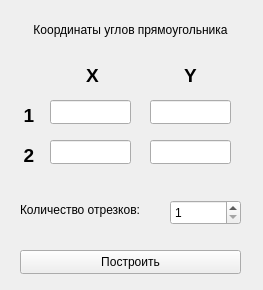
<?xml version="1.0" encoding="UTF-8"?>
<ui version="4.0">
 <class>MainWindow</class>
 <widget class="QMainWindow" name="MainWindow">
  <property name="geometry">
   <rect>
    <x>0</x>
    <y>0</y>
    <width>263</width>
    <height>290</height>
   </rect>
  </property>
  <property name="windowTitle">
   <string>MainWindow</string>
  </property>
  <widget class="QWidget" name="centralwidget">
   <widget class="QSpinBox" name="spinBox">
    <property name="geometry">
     <rect>
      <x>170</x>
      <y>200</y>
      <width>71</width>
      <height>25</height>
     </rect>
    </property>
    <property name="minimum">
     <number>1</number>
    </property>
    <property name="maximum">
     <number>20</number>
    </property>
   </widget>
   <widget class="QLabel" name="label">
    <property name="geometry">
     <rect>
      <x>20</x>
      <y>202</y>
      <width>141</width>
      <height>16</height>
     </rect>
    </property>
    <property name="text">
     <string>Количество отрезков:</string>
    </property>
   </widget>
   <widget class="QLabel" name="label_2">
    <property name="geometry">
     <rect>
      <x>10</x>
      <y>20</y>
      <width>241</width>
      <height>21</height>
     </rect>
    </property>
    <property name="text">
     <string>&lt;html&gt;&lt;head/&gt;&lt;body&gt;&lt;p align=&quot;center&quot;&gt;Координаты углов прямоугольника&lt;/p&gt;&lt;/body&gt;&lt;/html&gt;</string>
    </property>
   </widget>
   <widget class="QLabel" name="label_3">
    <property name="geometry">
     <rect>
      <x>57</x>
      <y>60</y>
      <width>71</width>
      <height>31</height>
     </rect>
    </property>
    <property name="text">
     <string>&lt;html&gt;&lt;head/&gt;&lt;body&gt;&lt;p align=&quot;center&quot;&gt;&lt;span style=&quot; font-size:14pt; font-weight:600;&quot;&gt;X&lt;/span&gt;&lt;/p&gt;&lt;/body&gt;&lt;/html&gt;</string>
    </property>
   </widget>
   <widget class="QLabel" name="label_4">
    <property name="geometry">
     <rect>
      <x>160</x>
      <y>60</y>
      <width>61</width>
      <height>31</height>
     </rect>
    </property>
    <property name="text">
     <string>&lt;html&gt;&lt;head/&gt;&lt;body&gt;&lt;p align=&quot;center&quot;&gt;&lt;span style=&quot; font-size:14pt; font-weight:600;&quot;&gt;Y&lt;/span&gt;&lt;/p&gt;&lt;/body&gt;&lt;/html&gt;</string>
    </property>
   </widget>
   <widget class="QLabel" name="label_5">
    <property name="geometry">
     <rect>
      <x>0</x>
      <y>100</y>
      <width>58</width>
      <height>31</height>
     </rect>
    </property>
    <property name="text">
     <string>&lt;html&gt;&lt;head/&gt;&lt;body&gt;&lt;p align=&quot;center&quot;&gt;&lt;span style=&quot; font-size:14pt; font-weight:600;&quot;&gt;1&lt;/span&gt;&lt;/p&gt;&lt;/body&gt;&lt;/html&gt;</string>
    </property>
   </widget>
   <widget class="QLabel" name="label_6">
    <property name="geometry">
     <rect>
      <x>0</x>
      <y>140</y>
      <width>58</width>
      <height>31</height>
     </rect>
    </property>
    <property name="text">
     <string>&lt;html&gt;&lt;head/&gt;&lt;body&gt;&lt;p align=&quot;center&quot;&gt;&lt;span style=&quot; font-size:14pt; font-weight:600;&quot;&gt;2&lt;/span&gt;&lt;/p&gt;&lt;/body&gt;&lt;/html&gt;</string>
    </property>
   </widget>
   <widget class="QLineEdit" name="lineEdit_x_1">
    <property name="geometry">
     <rect>
      <x>50</x>
      <y>100</y>
      <width>81</width>
      <height>24</height>
     </rect>
    </property>
   </widget>
   <widget class="QLineEdit" name="lineEdit_y_1">
    <property name="geometry">
     <rect>
      <x>150</x>
      <y>100</y>
      <width>81</width>
      <height>24</height>
     </rect>
    </property>
   </widget>
   <widget class="QLineEdit" name="lineEdit_y_2">
    <property name="geometry">
     <rect>
      <x>150</x>
      <y>140</y>
      <width>81</width>
      <height>24</height>
     </rect>
    </property>
   </widget>
   <widget class="QLineEdit" name="lineEdit_x_2">
    <property name="geometry">
     <rect>
      <x>50</x>
      <y>140</y>
      <width>81</width>
      <height>24</height>
     </rect>
    </property>
   </widget>
   <widget class="QPushButton" name="pushButton">
    <property name="geometry">
     <rect>
      <x>20</x>
      <y>250</y>
      <width>221</width>
      <height>24</height>
     </rect>
    </property>
    <property name="text">
     <string>Построить</string>
    </property>
   </widget>
  </widget>
 </widget>
 <tabstops>
  <tabstop>lineEdit_x_1</tabstop>
  <tabstop>lineEdit_y_1</tabstop>
  <tabstop>lineEdit_x_2</tabstop>
  <tabstop>lineEdit_y_2</tabstop>
  <tabstop>spinBox</tabstop>
  <tabstop>pushButton</tabstop>
 </tabstops>
 <resources/>
 <connections/>
</ui>
